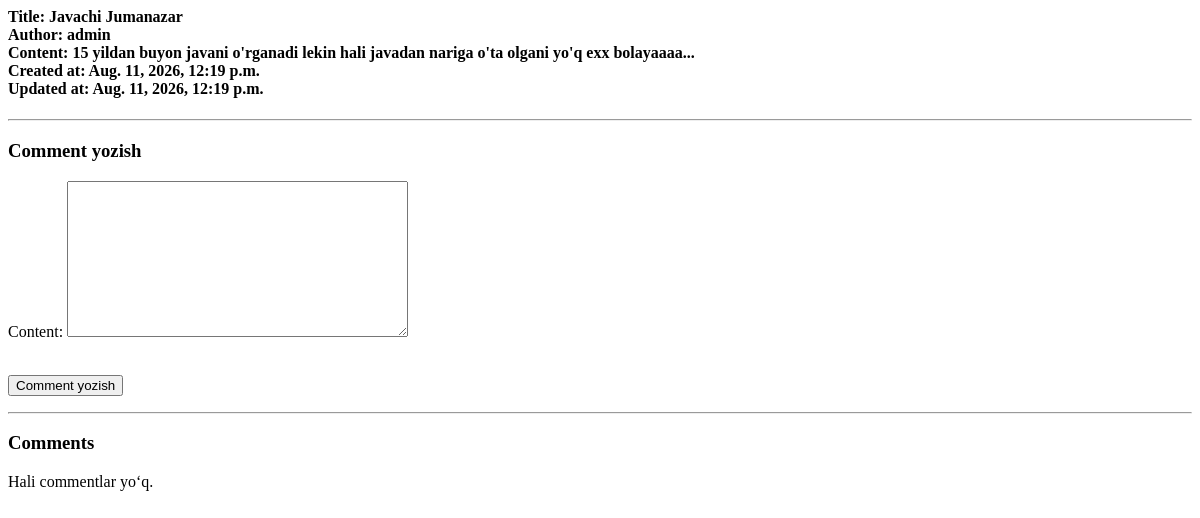
Before: /posts/3/ (signed in) with the older database file.
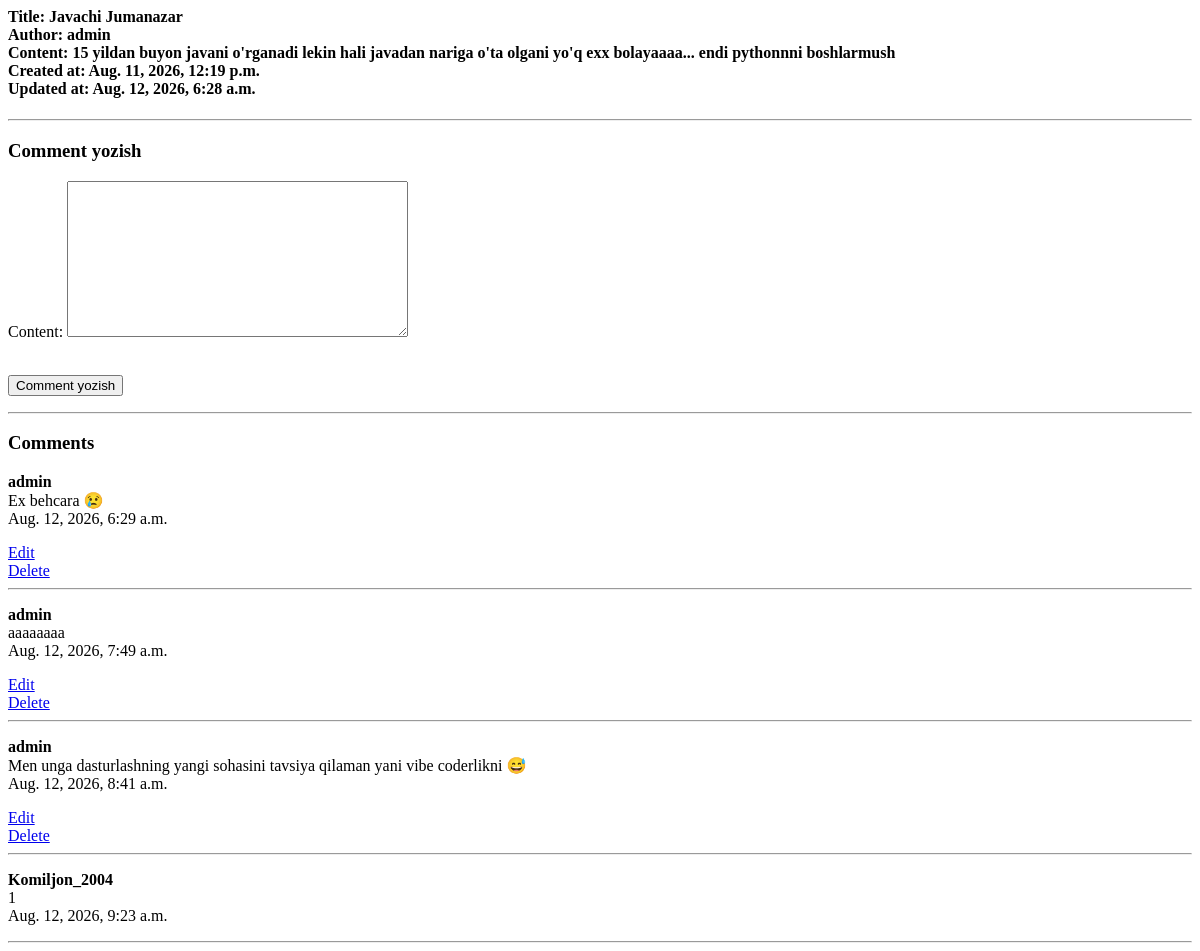
After: the same page with the newer database file.
### apps/posts/models.py (models this page shows, shortened)
class Post(models.Model):
    title = models.CharField(max_length=50)
    content = models.TextField()
    author = models.ForeignKey(to=settings.AUTH_USER_MODEL, on_delete=models.CASCADE)
    created_at = models.DateTimeField(auto_now_add=True)
    updated_at = models.DateTimeField(auto_now=True)

class Comment(models.Model):
    post = models.ForeignKey(to=Post, on_delete=models.CASCADE)
    author = models.ForeignKey(to=settings.AUTH_USER_MODEL, on_delete=models.CASCADE)
    content = models.TextField()
    created_at = models.DateTimeField(auto_now_add=True)

### apps/accounts/models.py (models this page shows)
class CustomUser(AbstractUser):
    phone_number = models.CharField(max_length=12, null=True, blank=True)
    address = models.CharField(max_length=120, null=True, blank=True)
    avatar = models.ImageField(null=True, blank=True, upload_to="avatars/")
    bio = models.TextField(null=True, blank=True)
    website = models.URLField(null=True, blank=True)
    social_links = models.JSONField(null=True, blank=True)

### apps/posts/views.py (the view, shortened to what this page needs)
class PostDetailView(View):
    def get(self, request, pk):
        form = forms.CommentForm(data=None)
        post = Post.objects.get(pk=pk)
        comments = Comment.objects.filter(post=post)
        return render(
            request=request,
            template_name="posts/post_detail.html",
            context={
                "post": post,
                "form":form,
                "comments":comments
                }
        )

### apps/posts/forms.py
class CommentForm(forms.ModelForm):
    class Meta:
        model = Comment
        fields = ["content"]

### templates/posts/post_detail.html (shortened to what this page needs)
<h4>
    Title: {{ post.title }}<br>
    Author: {{ post.author }}<br>
    Content: {{ post.content }}<br>
    Created at: {{ post.created_at }}<br>
    Updated at: {{ post.updated_at }}
</h4>
<hr>
<h3>Comment yozish</h3>
<form method="post">
    {{ form.as_p }}
    <br>
    <button type="submit">Comment yozish</button>
</form>
<hr>
<h3>Comments</h3>
{% for comment in comments %}
    <p>
        <strong>{{ comment.author }}</strong><br>
        {{ comment.content }}<br>
        {{ comment.created_at }}
    </p>
    {% if comment.author == request.user %}
    <a href="{% url 'comment_update' comment.pk %}">
        Edit
    </a>
    <a href="{% url 'comment_delete' comment.pk %}">
        Delete
    </a>
    {% endif %}
    <hr>
{% empty %}
    <p>Hali commentlar yo‘q.</p>
{% endfor %}

Changed rows visible on the page:
changed Post "Javachi Jumanazar": content "15 yildan buyon javani o'rganadi lekin hali javadan nariga o'ta olgani yo'q exx bolayaaaa..." → "15 yildan buyon javani o'rganadi lekin hali javadan nariga o'ta olgani yo'q exx bolayaaaa... endi pythonnni boshlarmush"; updated_at "Aug. 11, 2026, 12:19 p.m." → "Aug. 12, 2026, 6:28 a.m."
added Comment: author "admin", content "Ex behcara 😢", created_at "Aug. 12, 2026, 6:29 a.m.", shows "Edit"
added Comment: author "admin", content "aaaaaaaa", created_at "Aug. 12, 2026, 7:49 a.m.", shows "Edit"
added Comment: author "admin", content "Men unga dasturlashning yangi sohasini tavsiya qilaman yani vibe coderlikni 😅", created_at "Aug. 12, 2026, 8:41 a.m.", shows "Edit"
added Comment: author "Komiljon_2004", content "1", created_at "Aug. 12, 2026, 9:23 a.m."
Other visible differences:
text no longer shown: "Hali commentlar yo‘q."
